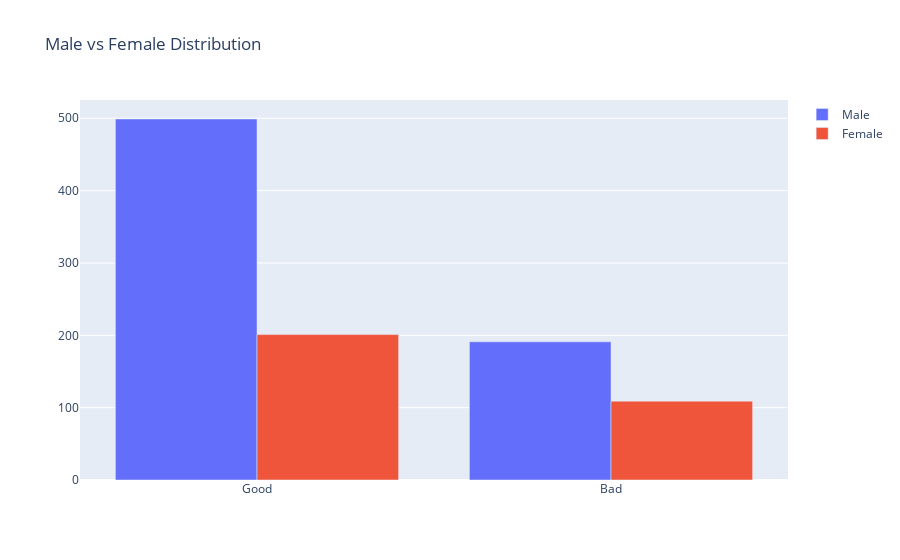

Write notebook code for a chart like this one.
### Code cell
a = male_credit_df['Risk'].value_counts()
b = female_credit_df['Risk'].value_counts()

classs = ['Good','Bad']

fig = go.Figure(data=[
    go.Bar(name='Male', x=classs, y=[a['good'], a['bad']]),
    go.Bar(name='Female', x=classs,  y=[b['good'], b['bad']]),
])

# Change the bar mode
fig.update_layout(barmode='group', title='Male vs Female Distribution')
py.offline.iplot(fig)
#fig.show("svg")

### Figure 1 — Plotly figure (JSON) as saved in the notebook; plotly's stock layout.template omitted (floating-point values rounded to 4 significant figures)
{"data": [{"name": "Male", "type": "bar", "x": ["Good", "Bad"], "y": [499, 191]}, {"name": "Female", "type": "bar", "x": ["Good", "Bad"], "y": [201, 109]}], "layout": {"autosize": true, "barmode": "group", "title": {"text": "Male vs Female Distribution"}, "xaxis": {"autorange": true, "range": [-0.5, 1.5], "type": "category"}, "yaxis": {"autorange": true, "range": [0, 525.3], "type": "linear"}}}
